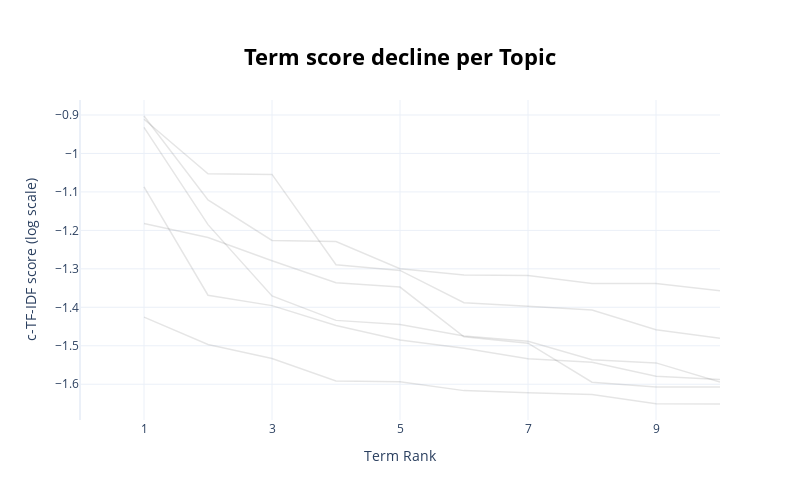

Notebook cell for this chart:
### Code cell
topic_model.visualize_term_rank(log_scale=True)

### Figure 1 — Plotly figure (JSON) as saved in the notebook; plotly's stock layout.template omitted (floating-point values rounded to 4 significant figures)
{"data": [{"hovertext": "<b>Topic -1</b>:legal_the_data_compliance_we_knowl", "line": {"color": "black", "width": 1.5}, "mode": "lines+lines", "name": "", "opacity": 0.1, "type": "scatter", "x": [1, 2, 3, 4, 5, 6, 7, 8, 9, 10], "y": [-1.425, -1.497, -1.533, -1.592, -1.593, -1.617, -1.622, -1.627, -1.651, -1.651]}, {"hovertext": "<b>Topic 0</b>:legal_document_text_contract_extrac", "line": {"color": "black", "width": 1.5}, "mode": "lines+lines", "name": "", "opacity": 0.1, "type": "scatter", "x": [1, 2, 3, 4, 5, 6, 7, 8, 9, 10], "y": [-1.087, -1.369, -1.396, -1.447, -1.485, -1.506, -1.533, -1.543, -1.579, -1.588]}, {"hovertext": "<b>Topic 1</b>:model_graph_llms_knowledge_task_lan", "line": {"color": "black", "width": 1.5}, "mode": "lines+lines", "name": "", "opacity": 0.1, "type": "scatter", "x": [1, 2, 3, 4, 5, 6, 7, 8, 9, 10], "y": [-1.182, -1.219, -1.279, -1.336, -1.347, -1.477, -1.493, -1.595, -1.607, -1.607]}, {"hovertext": "<b>Topic 2</b>:business_rule_sbvr_vocabulary_model", "line": {"color": "black", "width": 1.5}, "mode": "lines+lines", "name": "", "opacity": 0.1, "type": "scatter", "x": [1, 2, 3, 4, 5, 6, 7, 8, 9, 10], "y": [-0.911, -1.053, -1.054, -1.289, -1.304, -1.388, -1.397, -1.407, -1.458, -1.48]}, {"hovertext": "<b>Topic 3</b>:logic_deontic_agent_obligation_law_", "line": {"color": "black", "width": 1.5}, "mode": "lines+lines", "name": "", "opacity": 0.1, "type": "scatter", "x": [1, 2, 3, 4, 5, 6, 7, 8, 9, 10], "y": [-0.9026, -1.121, -1.226, -1.229, -1.3, -1.316, -1.318, -1.338, -1.338, -1.357]}, {"hovertext": "<b>Topic 4</b>:ontology_semantic_web_legal_domain_", "line": {"color": "black", "width": 1.5}, "mode": "lines+lines", "name": "", "opacity": 0.1, "type": "scatter", "x": [1, 2, 3, 4, 5, 6, 7, 8, 9, 10], "y": [-0.9323, -1.185, -1.371, -1.434, -1.445, -1.475, -1.488, -1.536, -1.545, -1.594]}], "layout": {"height": 500, "hoverlabel": {"bgcolor": "white", "font": {"family": "Rockwell", "size": 16}}, "showlegend": false, "title": {"font": {"color": "Black", "size": 22}, "text": "<b>Term score decline per Topic</b>", "x": 0.5, "xanchor": "center", "y": 0.9, "yanchor": "top"}, "width": 800, "xaxis": {"dtick": 2, "range": [0, 10], "tick0": 1, "title": {"text": "Term Rank"}}, "yaxis": {"title": {"text": "c-TF-IDF score (log scale)"}}}}
